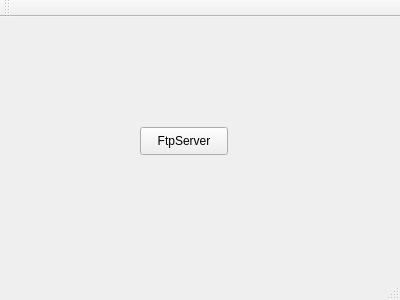
<?xml version="1.0" encoding="UTF-8"?>
<ui version="4.0">
 <class>MainWindow</class>
 <widget class="QMainWindow" name="MainWindow">
  <property name="geometry">
   <rect>
    <x>0</x>
    <y>0</y>
    <width>400</width>
    <height>300</height>
   </rect>
  </property>
  <property name="windowTitle">
   <string>MainWindow</string>
  </property>
  <widget class="QWidget" name="centralWidget">
   <widget class="QPushButton" name="ftpServerbtn">
    <property name="geometry">
     <rect>
      <x>140</x>
      <y>110</y>
      <width>88</width>
      <height>28</height>
     </rect>
    </property>
    <property name="text">
     <string>FtpServer</string>
    </property>
   </widget>
  </widget>
  <widget class="QMenuBar" name="menuBar">
   <property name="geometry">
    <rect>
     <x>0</x>
     <y>0</y>
     <width>400</width>
     <height>24</height>
    </rect>
   </property>
  </widget>
  <widget class="QToolBar" name="mainToolBar">
   <attribute name="toolBarArea">
    <enum>TopToolBarArea</enum>
   </attribute>
   <attribute name="toolBarBreak">
    <bool>false</bool>
   </attribute>
  </widget>
  <widget class="QStatusBar" name="statusBar"/>
 </widget>
 <layoutdefault spacing="6" margin="11"/>
 <resources/>
 <connections/>
</ui>
